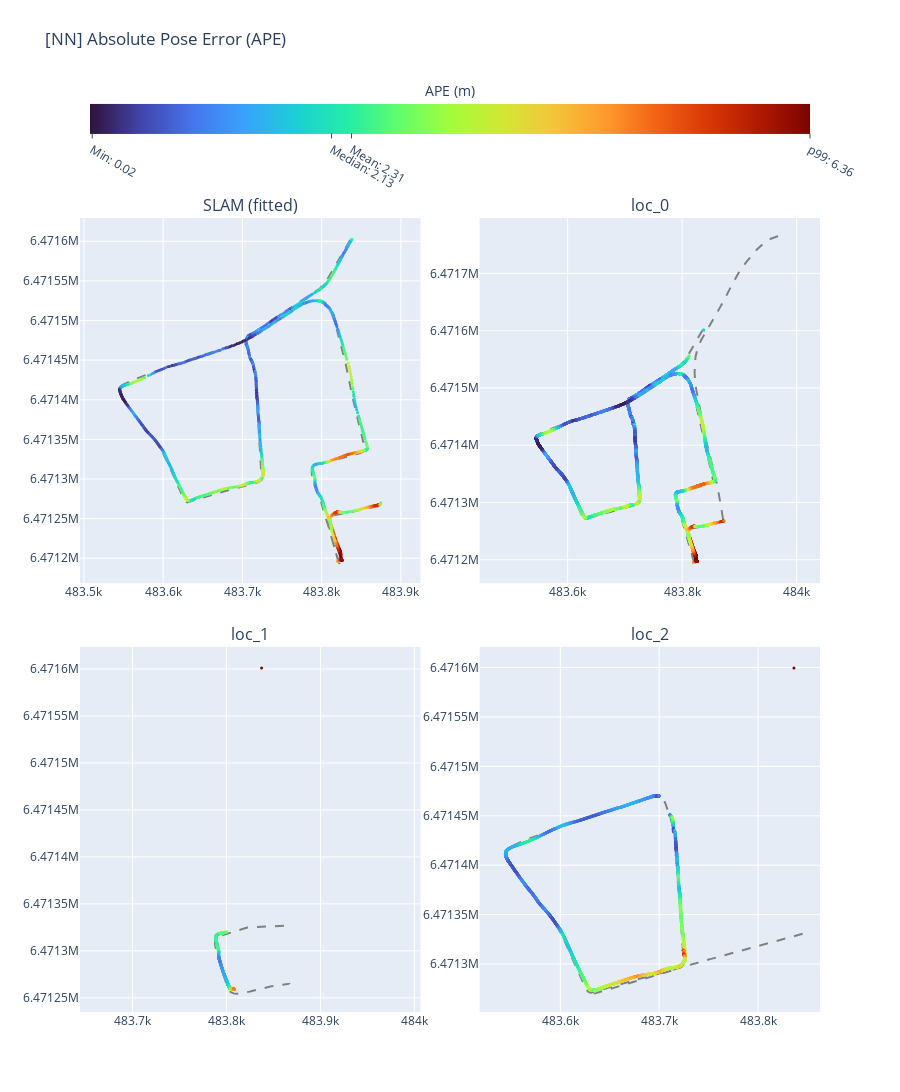

The notebook cell this image was saved under:
### Code cell
ape_fig = processor.create_ape_plot_all().show()

### Figure 1 — Plotly figure (JSON) as saved in the notebook; plotly's stock layout.template omitted (floating-point values rounded to 4 significant figures; data arrays with more than 128 entries replaced by an {"elided": "..."} marker saying what was removed)
{"data": [{"line": {"color": "gray", "dash": "dash"}, "name": "Ground Truth", "showlegend": false, "type": "scatter", "x": {"elided": "1199 float values"}, "xaxis": "x", "y": {"elided": "1199 float values"}, "yaxis": "y"}, {"marker": {"color": {"elided": "1199 float values"}, "coloraxis": "coloraxis", "size": 3}, "mode": "markers", "name": "Estimated", "showlegend": false, "text": {"elided": "1199 float values"}, "type": "scatter", "x": {"elided": "1199 float values"}, "xaxis": "x", "y": {"elided": "1199 float values"}, "yaxis": "y"}, {"line": {"color": "gray", "dash": "dash"}, "name": "Ground Truth", "showlegend": false, "type": "scatter", "x": {"elided": "10148 float values"}, "xaxis": "x2", "y": {"elided": "10148 float values"}, "yaxis": "y2"}, {"marker": {"color": {"elided": "9162 float values"}, "coloraxis": "coloraxis", "size": 3}, "mode": "markers", "name": "Estimated", "showlegend": false, "text": {"elided": "9162 float values"}, "type": "scatter", "x": {"elided": "9162 float values"}, "xaxis": "x2", "y": {"elided": "9162 float values"}, "yaxis": "y2"}, {"line": {"color": "gray", "dash": "dash"}, "name": "Ground Truth", "showlegend": false, "type": "scatter", "x": {"elided": "1161 float values"}, "xaxis": "x3", "y": {"elided": "1161 float values"}, "yaxis": "y3"}, {"marker": {"color": {"elided": "722 float values"}, "coloraxis": "coloraxis", "size": 3}, "mode": "markers", "name": "Estimated", "showlegend": false, "text": {"elided": "722 float values"}, "type": "scatter", "x": {"elided": "722 float values"}, "xaxis": "x3", "y": {"elided": "722 float values"}, "yaxis": "y3"}, {"line": {"color": "gray", "dash": "dash"}, "name": "Ground Truth", "showlegend": false, "type": "scatter", "x": {"elided": "4553 float values"}, "xaxis": "x4", "y": {"elided": "4553 float values"}, "yaxis": "y4"}, {"marker": {"color": {"elided": "4167 float values"}, "coloraxis": "coloraxis", "size": 3}, "mode": "markers", "name": "Estimated", "showlegend": false, "text": {"elided": "4167 float values"}, "type": "scatter", "x": {"elided": "4167 float values"}, "xaxis": "x4", "y": {"elided": "4167 float values"}, "yaxis": "y4"}], "layout": {"annotations": [{"font": {"size": 16}, "showarrow": false, "text": "SLAM (fitted)", "x": 0.23, "xanchor": "center", "xref": "paper", "y": 1, "yanchor": "bottom", "yref": "paper"}, {"font": {"size": 16}, "showarrow": false, "text": "loc_0", "x": 0.77, "xanchor": "center", "xref": "paper", "y": 1, "yanchor": "bottom", "yref": "paper"}, {"font": {"size": 16}, "showarrow": false, "text": "loc_1", "x": 0.23, "xanchor": "center", "xref": "paper", "y": 0.46, "yanchor": "bottom", "yref": "paper"}, {"font": {"size": 16}, "showarrow": false, "text": "loc_2", "x": 0.77, "xanchor": "center", "xref": "paper", "y": 0.46, "yanchor": "bottom", "yref": "paper"}], "coloraxis": {"cmax": 6.362, "cmin": 0, "colorbar": {"orientation": "h", "tickmode": "array", "ticks": "outside", "ticktext": ["Min: 0.02", "Median: 2.13", "Mean: 2.31", "p99: 6.36"], "tickvals": [0.0195, 2.134, 2.311, 6.362], "title": {"side": "top", "text": "APE (m)"}}, "colorscale": [[0, "#30123b"], [0.07143, "#4145ab"], [0.1429, "#4675ed"], [0.2143, "#39a2fc"], [0.2857, "#1bcfd4"], [0.3571, "#24eca6"], [0.4286, "#61fc6c"], [0.5, "#a4fc3b"], [0.5714, "#d1e834"], [0.6429, "#f3c63a"], [0.7143, "#fe9b2d"], [0.7857, "#f36315"], [0.8571, "#d93806"], [0.9286, "#b11901"], [1, "#7a0402"]]}, "height": 1600, "title": {"text": "[NN] Absolute Pose Error (APE)"}, "xaxis": {"anchor": "y", "domain": [0, 0.46]}, "xaxis2": {"anchor": "y2", "domain": [0.54, 1]}, "xaxis3": {"anchor": "y3", "domain": [0, 0.46]}, "xaxis4": {"anchor": "y4", "domain": [0.54, 1]}, "yaxis": {"anchor": "x", "domain": [0.54, 1], "scaleanchor": "x", "scaleratio": 1}, "yaxis2": {"anchor": "x2", "domain": [0.54, 1], "scaleanchor": "x2", "scaleratio": 1}, "yaxis3": {"anchor": "x3", "domain": [0, 0.46], "scaleanchor": "x3", "scaleratio": 1}, "yaxis4": {"anchor": "x4", "domain": [0, 0.46], "scaleanchor": "x4", "scaleratio": 1}}}
